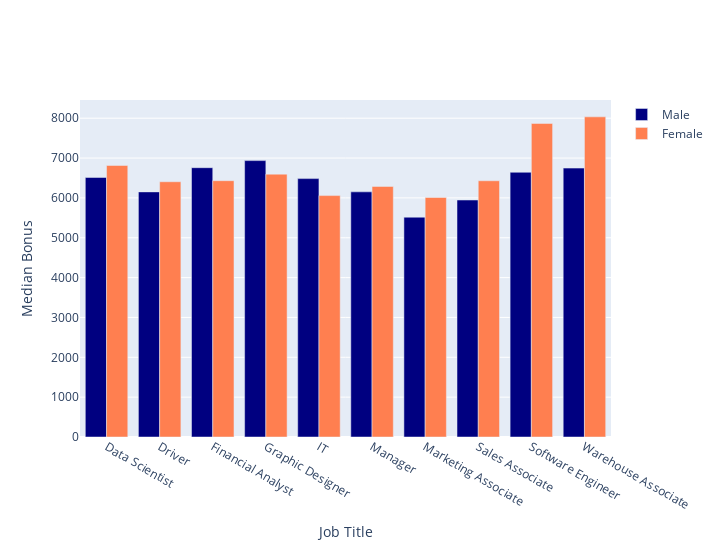

Notebook code cell kept with this figure:
### Code cell
bonus_by_gender = round(df.pivot_table(index= 'JobTitle', columns='Gender', values = 'Bonus', aggfunc='median') , ndigits= 0)

# px.bar(bonus_by_gender[['Male' , 'Female']], barmode= 'group', width=720, height=550, title = 'Figure 9: Average Bonus of Males and Females by Job Title')

# Define colors for each gender
colors = {'Male': 'navy', 'Female': 'coral'}

# Initialize a figure
fig = go.Figure()

# Add traces for each gender
for gender, color in colors.items():
    fig.add_trace(go.Bar(
        x=bonus_by_gender.index,
        y=bonus_by_gender[gender],
        name=gender,
        marker_color=color
    ))

# Update the layout
fig.update_layout(
    barmode='group',
    xaxis_title="Job Title",
    yaxis_title="Median Bonus",
    width=720,
    height=550
)

fig.show()

### Figure 1 — Plotly figure (JSON) as saved in the notebook; plotly's stock layout.template omitted (floating-point values rounded to 4 significant figures)
{"data": [{"marker": {"color": "navy"}, "name": "Male", "type": "bar", "x": ["Data Scientist", "Driver", "Financial Analyst", "Graphic Designer", "IT", "Manager", "Marketing Associate", "Sales Associate", "Software Engineer", "Warehouse Associate"], "y": [6513, 6151, 6758, 6936, 6484, 6152, 5516, 5947, 6643, 6748]}, {"marker": {"color": "coral"}, "name": "Female", "type": "bar", "x": ["Data Scientist", "Driver", "Financial Analyst", "Graphic Designer", "IT", "Manager", "Marketing Associate", "Sales Associate", "Software Engineer", "Warehouse Associate"], "y": [6814, 6405, 6432, 6596, 6058, 6288, 6010, 6430, 7868, 8034]}], "layout": {"barmode": "group", "height": 550, "width": 720, "xaxis": {"title": {"text": "Job Title"}}, "yaxis": {"title": {"text": "Median Bonus"}}}}
